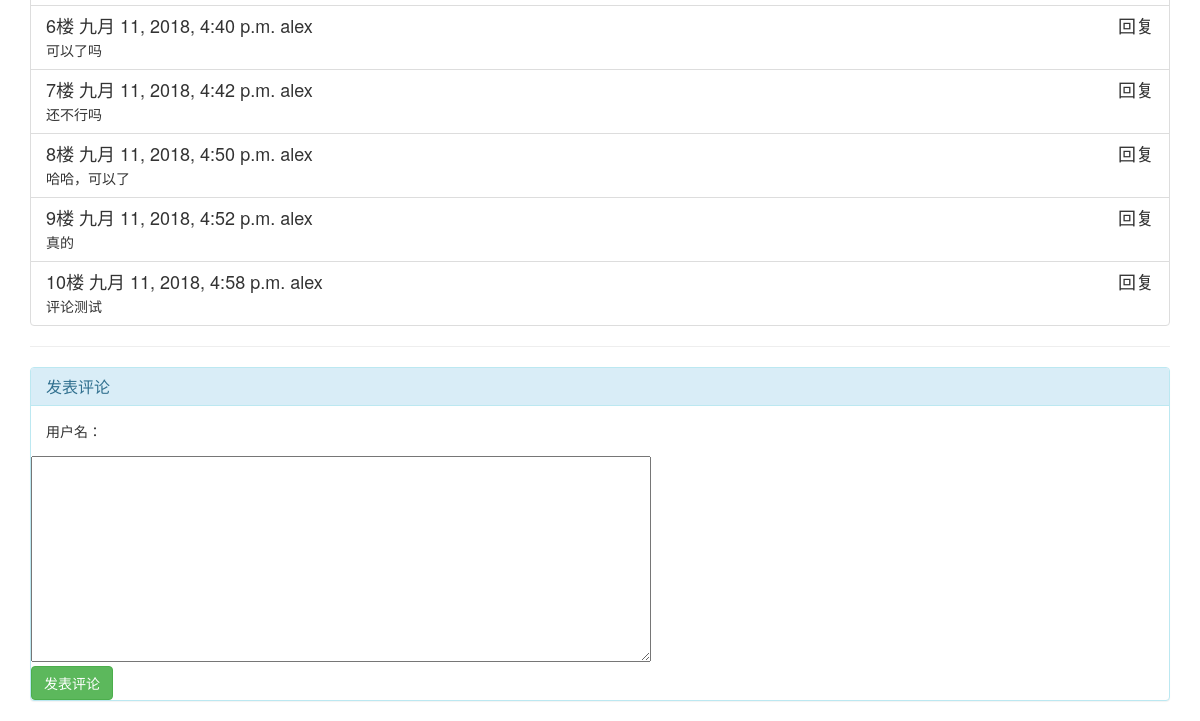
The app's page /fault-report/report/1/ (lower part), older data.
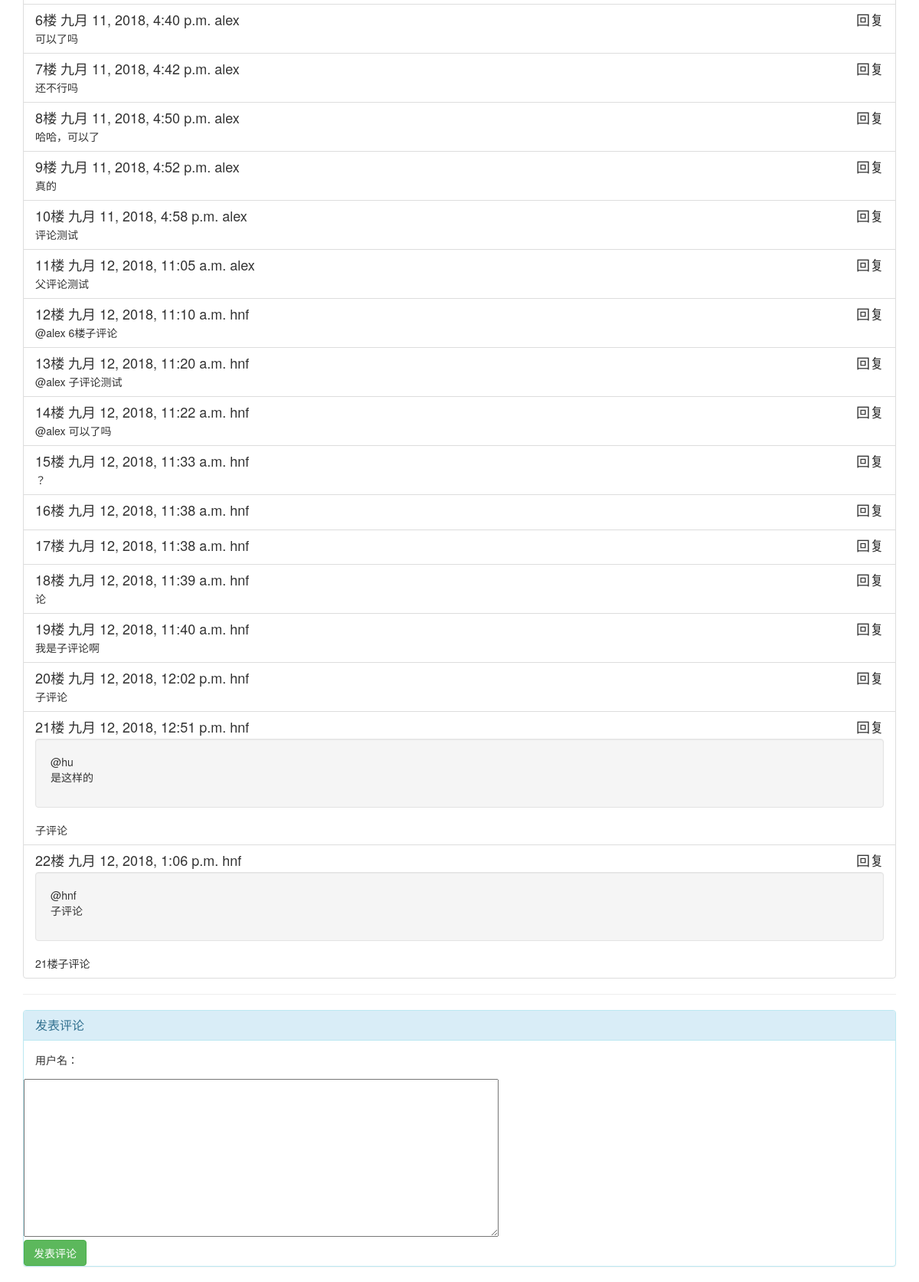
The same page, newer data.
### fault_reporting/models.py (models this page shows, shortened)
class Comment(models.Model):
    fault_report = models.ForeignKey(to="FaultReport", verbose_name="故障总结")
    user = models.ForeignKey(to="UserInfo")
    content = models.CharField(max_length=255)  # 评论内容
    create_time = models.DateTimeField(auto_now_add=True)
    parent_comment = models.ForeignKey(to="self", null=True, blank=True)
    class Meta:
        verbose_name = "评论"
        verbose_name_plural = verbose_name

class UserInfo(AbstractUser):
    phone=models.CharField(max_length=11)
    avatar=models.FileField(upload_to="avatars/",default="avatars/default.png")

### fault_reporting/views.py (the view)
# urls.py: url(r'^report/(\d+)/$', views.report_detail),
def report_detail(request, report_id):
    report = models.FaultReport.objects.filter(id=report_id).first()
    if not report:
        return HttpResponse("404")
    return render(request, "report_detail.html", {"report": report})

### templates/report_detail.html (shortened to what this page needs)
<!DOCTYPE html>
<html lang="en">
<head>
    <link rel="stylesheet" href="/static/plugins/bootstrap-3.3.7/css/bootstrap.min.css">
    <link rel="stylesheet" href="/static/css/report_detail.css">
</head>
<body>
<div class="container">
    <div class="comment-list">
        <div class="list-group">
            {% for comment in report.comment_set.all %}
                <div class="list-group-item">
                    <h4 class="list-group-item-heading" s21="{{ comment.id }}">
                    <span>{{ forloop.counter }}楼</span>
                    <span>{{ comment.create_time }}</span>
                    <span>{{ comment.user.username }}</span>
                    <span class="replay pull-right">回复</span>
                </h4>
                {% if comment.parent_comment %}
                    <div class="list-group-item well">
                        @{{ comment.parent_comment.user.username }}
                        <p>{{ comment.parent_comment.content }}</p>
                        </div>
                    {% endif %}
                <p class="list-group-item-text">{{ comment.content }}</p>
                </div>
            {% endfor %}
    </div>
</div>
<hr>
<div class="panel panel-info">
    <div class="panel-heading">
        <h3 class="panel-title">
            发表评论
        </h3>
    </div>
    <div class="panel-body">
        用户名：{{ request.user.username }}
    </div>
    <div>
        <textarea id="content" cols="80" rows="10"></textarea>
    </div>
    <button class="btn btn-success" id="submit-comment">发表评论</button>
</div>
</div>
</body>
</html>

Row changes from the older to the newer data that the page shows:
added Comment: create_time "九月 12, 2018, 11:05 a.m.", user.username "alex", content "父评论测试"
added Comment: create_time "九月 12, 2018, 11:10 a.m.", user.username "hnf", content "@alex 6楼子评论"
added Comment: create_time "九月 12, 2018, 11:20 a.m.", user.username "hnf", content "@alex 子评论测试"
added Comment: create_time "九月 12, 2018, 11:22 a.m.", user.username "hnf", content "@alex 可以了吗"
added Comment: create_time "九月 12, 2018, 11:33 a.m.", user.username "hnf", content "？"
added Comment: create_time "九月 12, 2018, 11:38 a.m.", user.username "hnf"
added Comment: create_time "九月 12, 2018, 11:38 a.m.", user.username "hnf"
added Comment: create_time "九月 12, 2018, 11:39 a.m.", user.username "hnf", content "论"
added Comment: create_time "九月 12, 2018, 11:40 a.m.", user.username "hnf", content "我是子评论啊"
added Comment: create_time "九月 12, 2018, 12:02 p.m.", user.username "hnf", content "子评论"
added Comment: create_time "九月 12, 2018, 12:51 p.m.", user.username "hnf", parent_comment.user.username "hu", parent_comment.content "是这样的", content "子评论"
added Comment: create_time "九月 12, 2018, 1:06 p.m.", user.username "hnf", parent_comment.user.username "hnf", parent_comment.content "子评论", content "21楼子评论"
